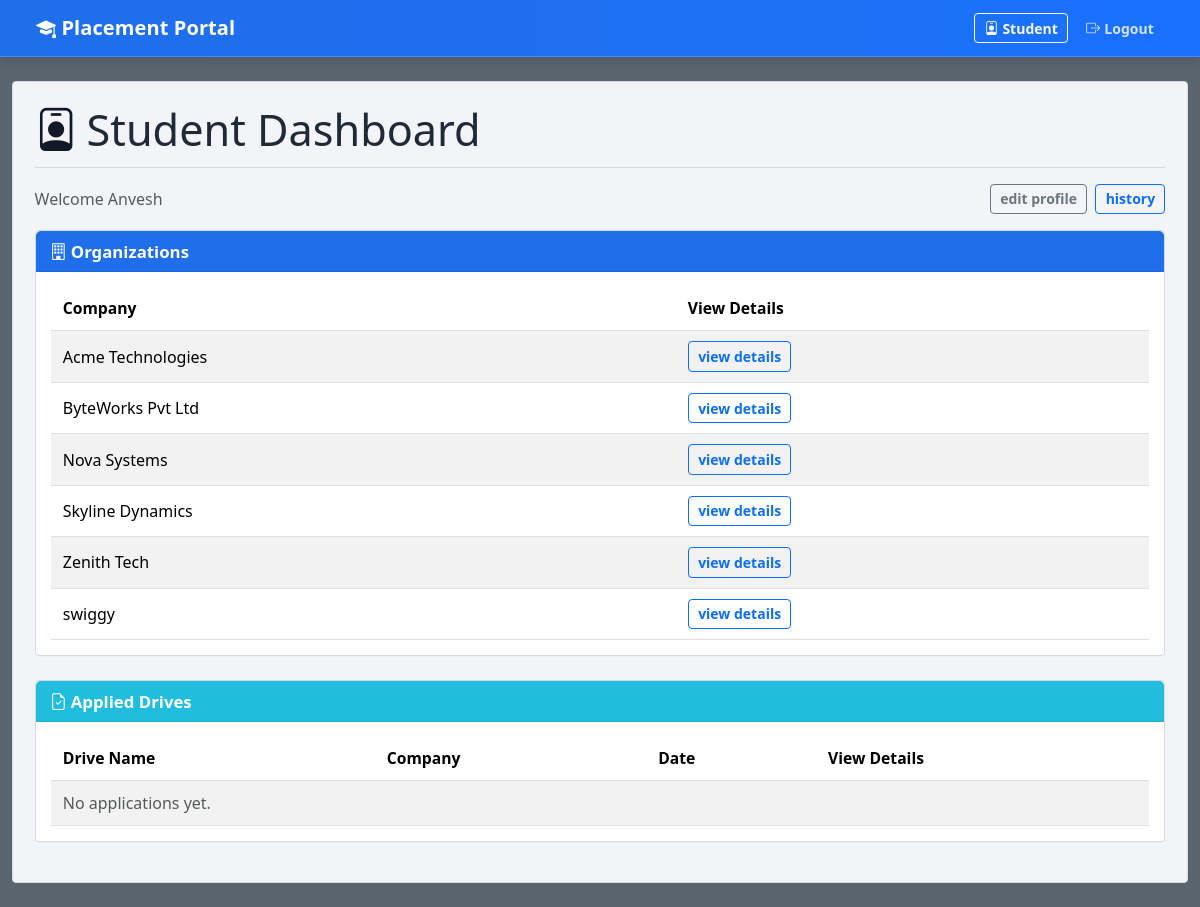
/student/dashboard (signed in), run on the app's committed database.
### models.py (models this page shows, shortened)
class Student(UserMixin, db.Model):
    __tablename__ = "students"
    id = db.Column(db.Integer, primary_key=True)
    name = db.Column(db.String(120), nullable=False)
    email = db.Column(db.String(120), unique=True, nullable=False)
    department = db.Column(db.String(120), nullable=False)
    password = db.Column(db.String(255), nullable=False)
    resume = db.Column(db.Text, nullable=True)
    is_blacklisted = db.Column(db.Boolean, default=False, nullable=False)
    applications = db.relationship("Application", back_populates="student", cascade="all, delete-orphan")
    @property
    def role(self) -> str:
        return "student"

class Company(UserMixin, db.Model):
    __tablename__ = "companies"
    id = db.Column(db.Integer, primary_key=True)
    company_name = db.Column(db.String(150), nullable=False)
    hr_contact = db.Column(db.String(120), nullable=False)
    website = db.Column(db.String(255), nullable=True)
    email = db.Column(db.String(120), unique=True, nullable=False)
    password = db.Column(db.String(255), nullable=False)
    approval_status = db.Column(db.String(30), default="Pending", nullable=False)
    is_blacklisted = db.Column(db.Boolean, default=False, nullable=False)
    drives = db.relationship("PlacementDrive", back_populates="company", cascade="all, delete-orphan")

### routes/student_routes.py (the view)
@student_bp.route("/dashboard")
@student_required
def dashboard():
    available_companies = Company.query.filter(
        Company.approval_status == "Approved",
        Company.is_blacklisted.is_(False),
    ).order_by(Company.company_name.asc()).all()
    applied_drives = Application.query.filter_by(student_id=current_user.id).all()
    return render_template(
        "student/dashboard.html",
        available_companies=available_companies,
        applied_drives=applied_drives,
    )

### app.py (called while the page is built)
@login_manager.user_loader
def load_user(user_id: str):
    try:
        role, raw_id = user_id.split("-", 1)
        entity_id = int(raw_id)
    except (ValueError, AttributeError):
        return None
    if role == "admin":
        return Admin.query.get(entity_id)
    if role == "student":
        return Student.query.get(entity_id)
    if role == "company":
        return Company.query.get(entity_id)
    return None

### routes/student_routes.py (called while the page is built)
def student_required(view_func):
    @wraps(view_func)
    @login_required
    def wrapped(*args, **kwargs):
        if current_user.role != "student":
            abort(403)
        if current_user.is_blacklisted:
            abort(403)
        return view_func(*args, **kwargs)
    return wrapped

### templates/student/dashboard.html
{% extends 'base.html' %}
{% block content %}
<h2 class="page-title"><i class="bi bi-person-badge"></i>Student Dashboard</h2>
<div class="dashboard-tools mb-3">
    <span class="text-muted">Welcome {{ current_user.name }}</span>
    <div class="ms-auto d-flex gap-2 flex-wrap">
        <a class="btn btn-sm btn-outline-secondary" href="{{ url_for('student.edit_profile') }}">edit profile</a>
        <a class="btn btn-sm btn-outline-primary" href="{{ url_for('student.application_history') }}">history</a>
    </div>
</div>
<div class="card section-primary mb-4">
    <div class="card-header"><i class="bi bi-building me-1"></i>Organizations</div>
    <div class="card-body table-responsive">
        <table class="table table-striped align-middle">
            <thead><tr><th>Company</th><th>View Details</th></tr></thead>
            <tbody>
            {% for company in available_companies %}
                <tr>
                    <td>{{ company.company_name }}</td>
                    <td>
                        <a class="btn btn-sm btn-outline-primary" href="{{ url_for('student.company_drives', company_id=company.id) }}">view details</a>
                    </td>
                </tr>
            {% else %}
                <tr><td colspan="2" class="text-muted">No available companies.</td></tr>
            {% endfor %}
            </tbody>
        </table>
    </div>
</div>
<div class="card section-sky">
    <div class="card-header"><i class="bi bi-file-earmark-check me-1"></i>Applied Drives</div>
    <div class="card-body table-responsive">
        <table class="table table-striped align-middle">
            <thead><tr><th>Drive Name</th><th>Company</th><th>Date</th><th>View Details</th></tr></thead>
            <tbody>
            {% for app in applied_drives %}
                <tr>
                    <td>{{ app.drive.drive_name }}</td>
                    <td>{{ app.drive.company.company_name }}</td>
                    <td>{{ app.application_date }}</td>
                    <td><a class="btn btn-sm btn-outline-secondary" href="{{ url_for('student.drive_details', drive_id=app.drive.id) }}">view details</a></td>
                </tr>
            {% else %}
                <tr><td colspan="4" class="text-muted">No applications yet.</td></tr>
            {% endfor %}
            </tbody>
        </table>
    </div>
</div>
{% endblock %}

### static/css/style.css (style rules this page uses)
:root { --app-primary: #1f6feb; --app-primary-dark: #0f56d6; --app-sky: #20bddf; --app-green: #1f9d63; --app-amber: #f7c408; --app-page-bg: #5a646e; --app-panel-bg: #f3f4f7; --app-border: #d7dce2; --app-text: #1f2937; }
body { background: var(--app-page-bg); color: var(--app-text); font-family: "Segoe UI", Tahoma, Geneva, Verdana, sans-serif; }
.page-title { display: flex; align-items: center; gap: 0.55rem; font-size: 2.7rem; margin-bottom: 1rem; font-weight: 400; border-bottom: 1px solid #d5dae1; padding-bottom: 0.7rem; }
.page-title i { color: #111827; }
.card { border: 1px solid #d5dae1; border-radius: 4px; box-shadow: 0 1px 0 rgba(10, 12, 16, 0.02); margin-bottom: 1.1rem; }
.card-header { font-weight: 700; border-bottom: 1px solid rgba(0, 0, 0, 0.08); font-size: 1.05rem; line-height: 1.25; padding: 0.58rem 0.9rem; }
.card-body { padding: 0.95rem 0.95rem; }
.section-primary .card-header { background: var(--app-primary); color: #fff; }
.section-sky .card-header { background: var(--app-sky); color: #fff; }
.table { margin-bottom: 0; }
.table th { white-space: nowrap; font-weight: 700; font-size: 0.98rem; }
.table td, .table th { vertical-align: middle; border-color: #dce2e8; padding: 0.62rem 0.75rem; }
.table-striped > tbody > tr:nth-of-type(odd) > * { --bs-table-accent-bg: #f9fafc; }
.btn { border-radius: 4px; font-weight: 600; padding: 0.36rem 0.75rem; }
.btn-sm { padding: 0.24rem 0.58rem; }
.dashboard-tools { display: flex; align-items: center; gap: 0.65rem; }

### data on the page
Student: name "Anvesh"
Company: company_name "Acme Technologies"
Company: company_name "ByteWorks Pvt Ltd"
Company: company_name "Nova Systems"
Company: company_name "Skyline Dynamics"
Company: company_name "Zenith Tech"
Company: company_name "swiggy"
